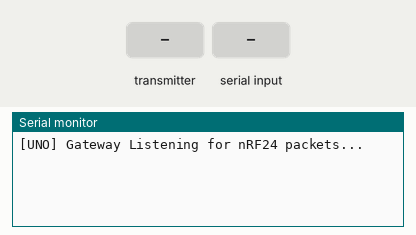
Simulated run of this sketch. Board: Arduino Uno, built with avr-gcc and run on an emulated ATmega328P. On the bench: the last lines printed to the serial monitor. The test bench sets the inputs (shaded band). No radio packets arrive unless stated.

Above: at 1.2 s.
1.3 s: the transmitter starts sending uptime_ms = 0
At 1.4 s:
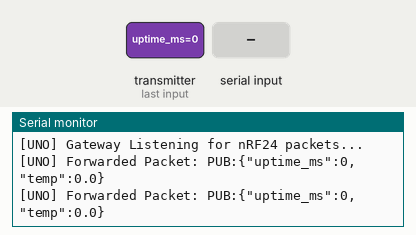
3.2 s: the transmitter starts sending temperature = 25
At 3.32 s:
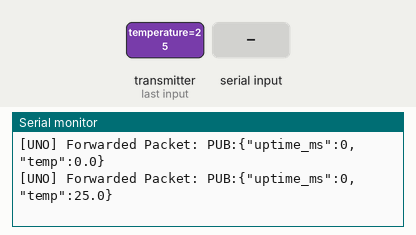
6.2 s: "1" received over the second serial link
At 6.28 s:
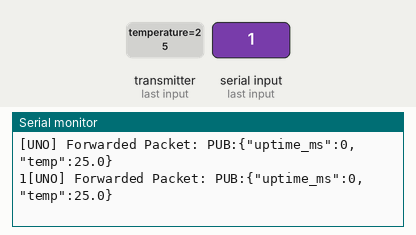
9.2 s: the transmitter starts sending uptime_ms = 256
At 9.37 s:
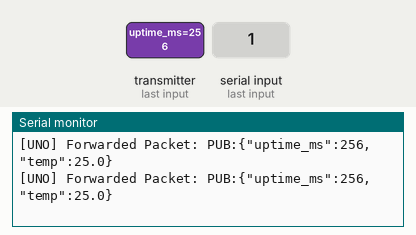
12.2 s: the transmitter starts sending temperature = 0
At 12.31 s:
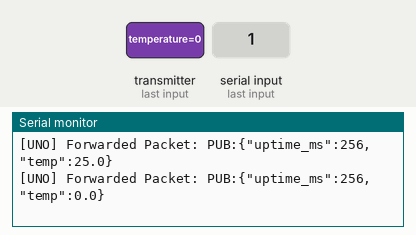
15.2 s: "0" received over the second serial link
At 15.33 s:
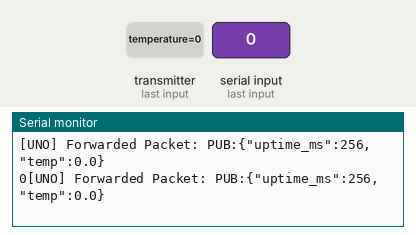
Timing chart, 0 to 18.2 s (numbered marks = the images above; inputs shaded):
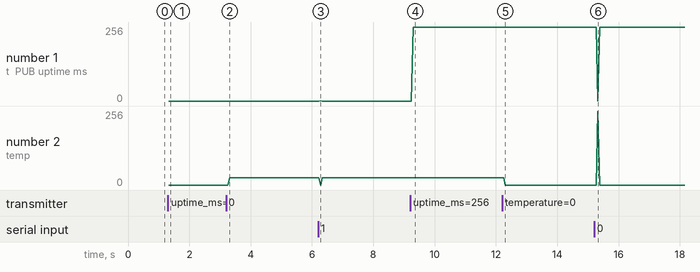

The sketch:

motor-monitor.ino
```cpp
#include <SPI.h>
#include <RF24.h>
#include <SoftwareSerial.h>

// SoftwareSerial Pins: Pin 2 = RX (from ESP TX), Pin 10 = TX (to ESP RX)
SoftwareSerial espSerial(2, 10);

// nRF24L01 Pins (CE=9, CSN=8 or whatever your shield uses)
RF24 radio(7, 8);

const byte address[6] = "PUMP1";

struct MotorData {
  unsigned long uptime_ms;
  float temperature;
};

MotorData receivedData;

void setup() {
  Serial.begin(9600);    // Debug via USB
  espSerial.begin(9600); // Communication to ESP-01

  radio.begin();
  radio.openReadingPipe(0, address);
  radio.setPALevel(RF24_PA_LOW);
  radio.startListening(); // Set as receiver

  Serial.println("[UNO] Gateway Listening for nRF24 packets...");
}

void loop() {
  // 1. Forward incoming ESP debug messages to PC USB Serial
  while (espSerial.available() > 0) {
    Serial.write(espSerial.read());
  }

  // 2. Read incoming wireless nRF24 packets from Nano
  if (radio.available()) {
    radio.read(&receivedData, sizeof(receivedData));

    // Construct JSON payload with PUB: prefix for ESP-01
    String jsonPayload = "PUB:{\"uptime_ms\":" + String(receivedData.uptime_ms) +
                         ",\"temp\":" + String(receivedData.temperature, 1) + "}";

    // Send payload to ESP-01 over SoftwareSerial
    espSerial.println(jsonPayload);

    // Copy to USB Serial Monitor for confirmation
    Serial.print("[UNO] Forwarded Packet: ");
    Serial.println(jsonPayload);
  }
}
```

Measured:
- after the input at 1.3 s, the serial monitor: prints a new line at once (image 1)
- after the input at 3.2 s, the serial monitor: prints a new line after 0.11 s (image 2)
- after the input at 6.2 s, the serial monitor: prints a new line after 0.08 s (image 3)
- after the input at 9.2 s, the serial monitor: prints a new line after 0.10 s (image 4)
- after the input at 12.2 s, the serial monitor: prints a new line after 0.11 s (image 5)
- after the input at 15.2 s, the serial monitor: prints a new line after 0.13 s (image 6)
- plotted number 1: 0 → 256 after the input at 9.2 s
- plotted number 2: 0 → 25 after the input at 3.2 s
